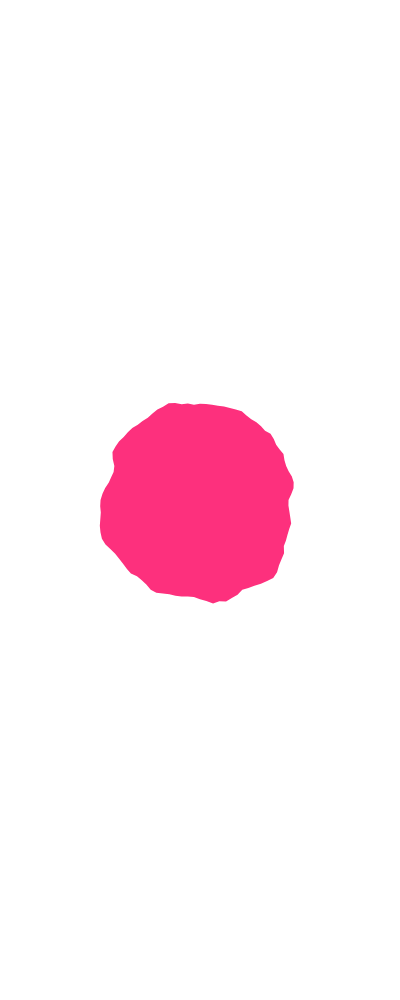
Frame 1 (no input)
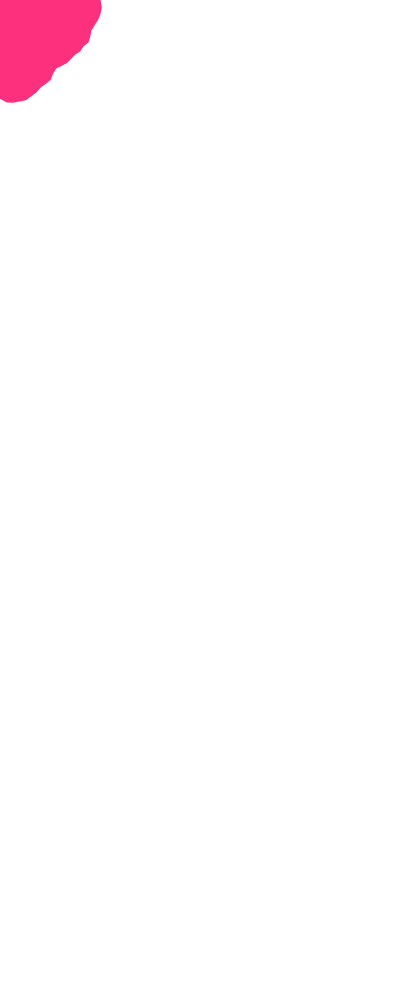
Frame 60 (no input)
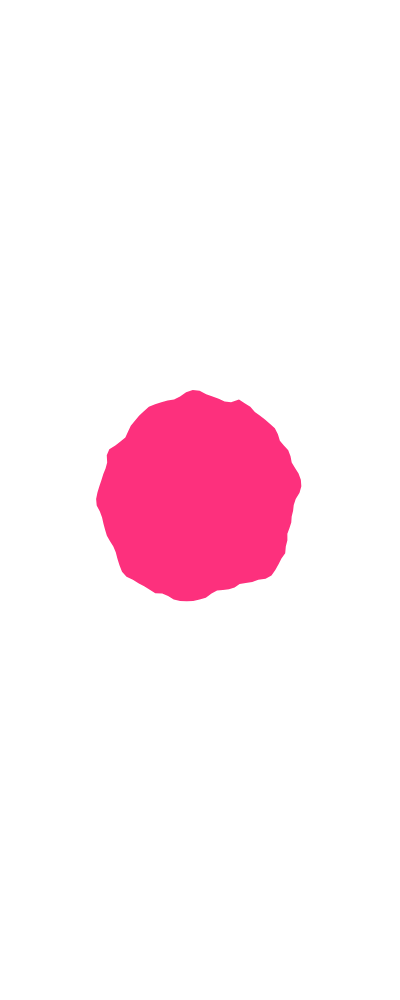
Frame 120 (the mouse pressed at the canvas centre since frame 60)

The p5.js sketch that drew these frames (run headless with seeded random() and noise() and a simulated clock; from frame 60 on, the mouse is pressed at the canvas centre):

// p5.js sketch
// ── sketch.js
let monBlob;

function setup() {
  createCanvas(400, 1000);
  monBlob = new Blobbe(width/2,height/2,100,"#fd307d");
//  monBlob2 = new Blobbe(width/5,height/5,80,"pink");
  noStroke(monBlob);
 // noLoop();
}

function draw() {
  background("#fff");
  monBlob.affiche();
  monBlob.avance();
//  monBlob2.affiche();
//  monBlob2.avance();
}


class Blobbe {
  constructor(x,y,r,couleur){
    this.x = x;
    this.y = y;
    this.r = r;
    this.couleur = couleur;
    this.points = this.r;
    this.seed1 = random (100,10000);
    this.seed2 = random (100,10000);
  }
  
  affiche(){
    push();
    fill(this.couleur);
    translate(this.x,this.y);
    beginShape();
    for(let i = 0;i<this.points;i++){
      let rPerlin = 2;
      let angle = i*2*PI/this.points;
      let xPerlin = rPerlin*cos(angle) +this.seed1;
      let yPerlin = rPerlin*sin(angle) +this.seed2;
      let t = frameCount / 10;
      let facteur = map(noise(xPerlin,yPerlin,t),0,1,0.8,1.2);
      let rVrai = this.r*facteur;
      let x = rVrai*cos(angle);
      let y = rVrai*sin(angle);
      vertex(x,y);
    }
    endShape(CLOSE);
    pop();
  }
  
  changeCouleur(){
    let r = red(this.couleur);
    let v = green(this.couleur);
    let b = blue(this.couleur);
  }
  
  avance(){
    let x = this.x;
    let y = this.y;
    let xS = mouseX;
    let yS = mouseY;
    let dx = (xS-x)/10;
    let dy = (yS-y)/10;
    this.x += dx;
    this.y += dy;
    
  }
}
